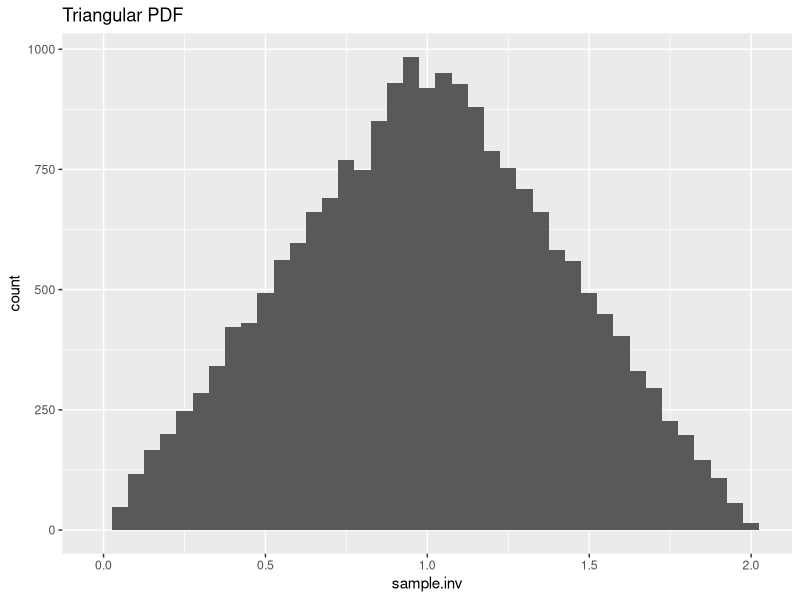
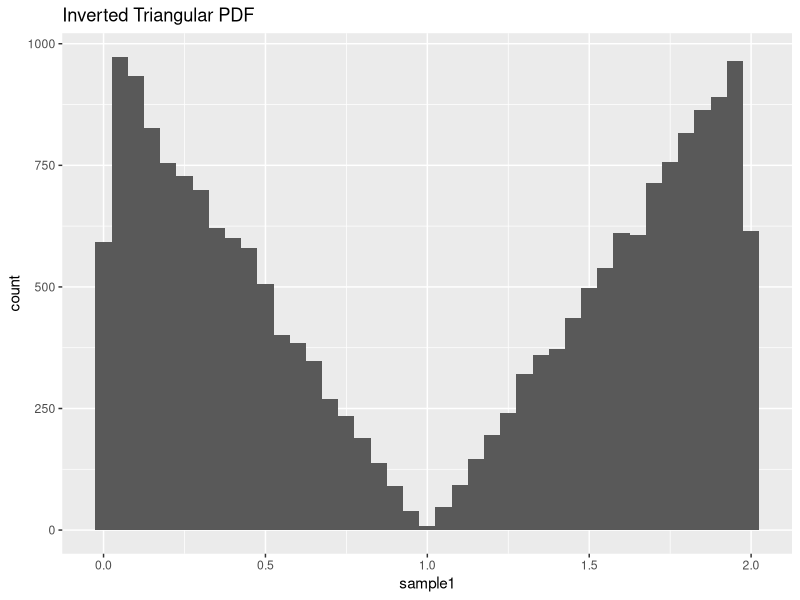
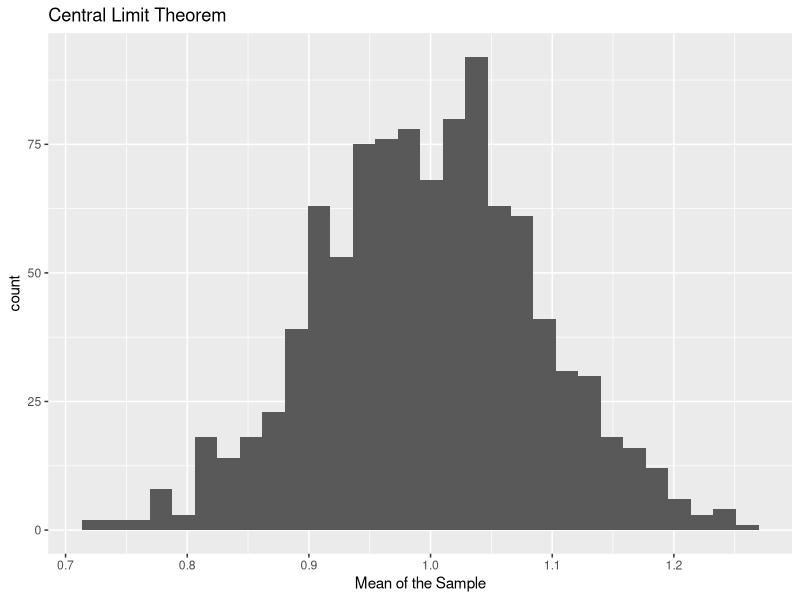
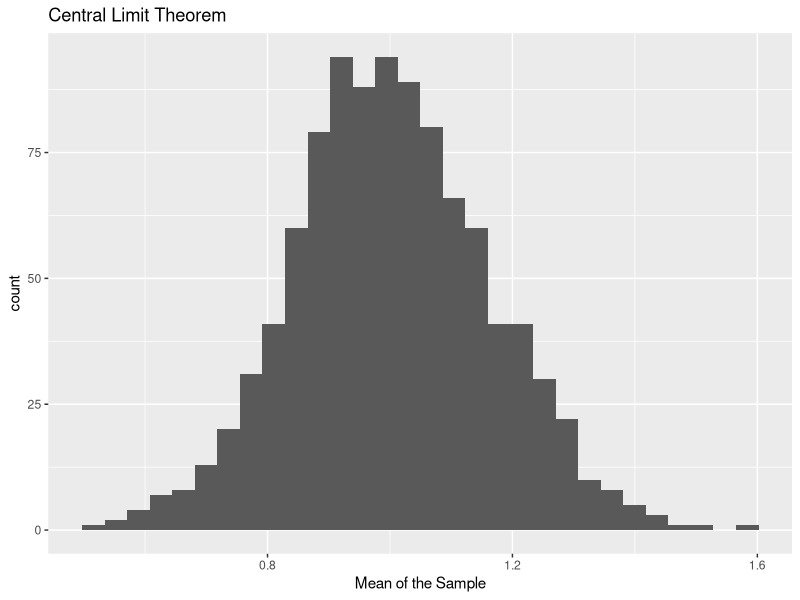
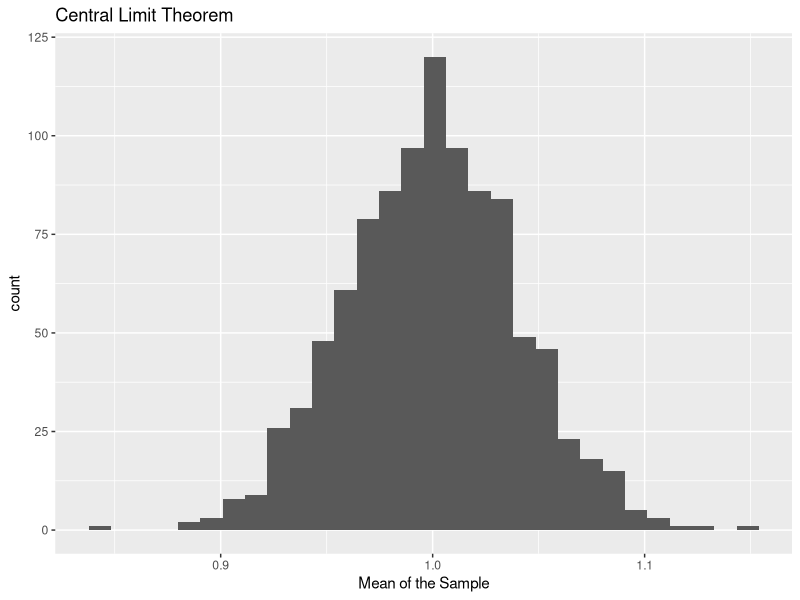
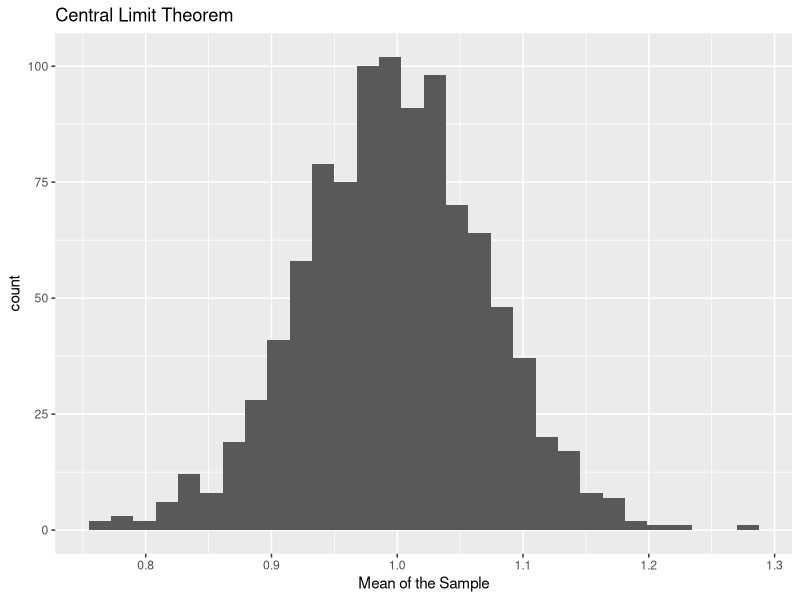

Reproduce these figures in R, in order.
## ---- chunk 1
require(ggplot2)
inverseCDF <- function(y){
    if(y >= 0 && y <= 1){
        if(y <= 0.5){
            return(sqrt(2*y))
        } else {
            return(2-sqrt(2*(1-y)))
        }
    }
}
## ---- chunk 2
sample.inv <- sapply(runif(20000), inverseCDF)
sampleinv.df <- data.frame(sample.inv)
ggplot(sampleinv.df, aes(sample.inv)) + geom_histogram(binwidth=.05) + 
    ggtitle("Triangular PDF")
## ---- chunk 3
fx2 <- function(x){
    if(x >= 0 && x <= 2){
        if(x < 1){
            return(1-x)
        } else {
            return(x-1)
        }
    }
}
## ---- chunk 4
xvec <- seq(0,2, by=0.01)
fxvec <- sapply(xvec, fx2)
sample1 <- sample(xvec, 20000, replace=TRUE, prob=fxvec)
sample1.df <- data.frame(sample1)
ggplot(sample1.df, aes(sample1)) + geom_histogram(binwidth=.05) + 
    ggtitle("Inverted Triangular PDF")
## ---- chunk 5
fx1 <- function(x){
    if(x>= 0 && x <= 2){
        if(x <= 1){
            return(x)
        } else {
            return(2-x)
        }
    }
}
## ---- chunk 6
centralLimit <- function(n, pdf){
    # Calculates the mean of 1000 samples of size n from the given PDF. Prints out the 
    # mean and standard deviation and creates a plot.
    #
    # Args:
    #   n = Size of the samples to be taken.
    #
    # Returns:
    #   none
    
    require(ggplot2)
    vec <- seq(0,2, by=0.01)
    fxvec <- sapply(vec, pdf)
    avg <- c()
    for(i in 1:1000){
        samp <- sample(vec, n, replace=TRUE, prob=fxvec)
        avg <- c(avg, mean(samp))
    }
    print(paste(("The mean of the samples is: "), mean(avg)))
    print(paste(("The standard deviation of the sample is: "), sd(avg)))
    avg.df <- data.frame(avg)
    ggplot(avg.df, aes(avg)) + geom_histogram() + xlab("Mean of the Sample") +
        ggtitle("Central Limit Theorem")
}
## ---- chunk 7
# Testing with our first function:
centralLimit(20, fx1)
## ---- chunk 8
# Testing with the second function:
centralLimit(20, fx2)
## ---- chunk 9
# Testing the first function:
centralLimit(100, fx1)

# Testing the second function:
centralLimit(100, fx2)
